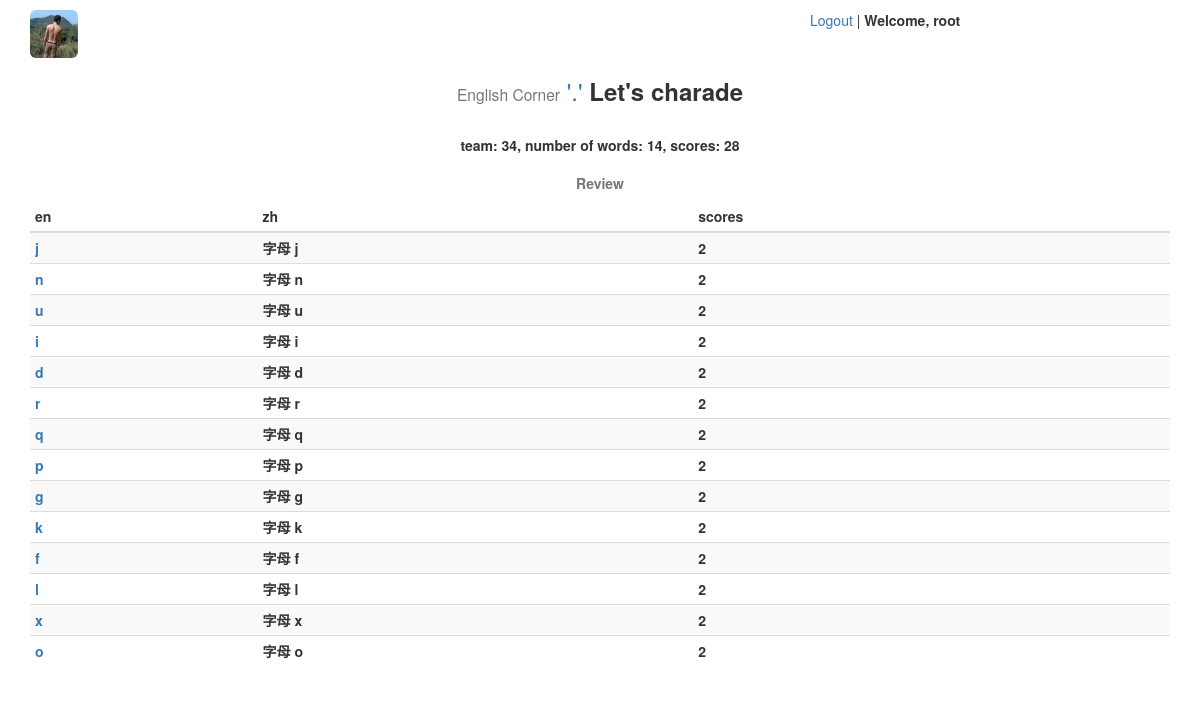
Before: /charade/set/34/play/ (signed in) with the older database file.
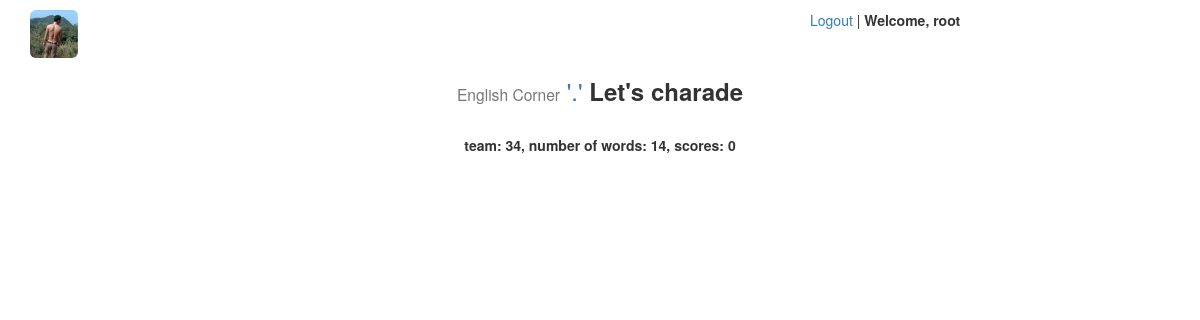
After: the same page with the newer database file.
### charade/models.py (models this page shows, shortened)
@python_2_unicode_compatible
class GameTemporaryTable(models.Model):
    board = models.ForeignKey(GameScoreBoard)
    en = models.CharField('en', max_length=100)
    zh = models.CharField('中文', max_length=100)
    exp = models.TextField('解释', max_length=200, null=True)
    scores = models.IntegerField('得分', default=0)
    used = models.IntegerField('used', default=0)
    vid = models.IntegerField('vid', default=0)

### charade/views.py (the view)
# urls.py: url(r'^set/(?P<board_id>[0-9]+)/play/$', views.game_play, name='game_play'),
def game_play(request, board_id):
    gsb = get_object_or_404(GameScoreBoard, pk=board_id)
    unused_word_list = gsb.gametemporarytable_set.exclude(used=1).order_by('?')[:1]
    if unused_word_list:
        context = {'word_list': unused_word_list}
    else:
        sum_scores = 0
        used_word_list = gsb.gametemporarytable_set.filter(used=1)
        for w in used_word_list:
            sum_scores += w.scores
        gsb.scores = sum_scores
        gsb.dt_end = timezone.now()
        gsb.save()
        msgs = 'team: {0}, number of words: {1}, scores: {2}'.format(board_id, gsb.amount, sum_scores)
        context = {'msgs': msgs,
                   'used_word_list': used_word_list,
                    }
    return render(request, 'charade/play.html', context)

### charade/templates/charade/play.html (shortened to what this page needs)
{% extends 'charade/base.html' %}
{% load staticfiles %}
{% block content %}
{% if msgs %}
    <div class="row">
        <p class="text-center"><strong>{{ msgs }}<strong></p>
    </div>
{% endif %}
{% if used_word_list %}
    <div class="table-responsive">
        <table class="table table-striped table-condensed">
            <caption class="text-center">Review</caption>
            <thead>
                <tr>
                    <th>en</th>
                    <th>zh</th>
                    <th>scores</th>
                </tr>
            </thead>
            <tbody>
            {% for w in used_word_list %}
                <tr>
                    <td><a href="{% url 'charade:explanation' w.vid %}" title="Explanation" target="_blank">{{ w.en }}</a></td>
                    <td>{{ w.zh }}</td>
                    <td>{{ w.scores }}</td>
                </tr>
            {% endfor %}
            </tbody>
        </table>
    </div>
{% else %}
    <div class="row">
    </div>
{% endif %}
{% endblock %}

Changed rows visible on the page:
removed GameTemporaryTable: en "j", zh "字母 j", scores "2"
removed GameTemporaryTable: en "n", zh "字母 n", scores "2"
removed GameTemporaryTable: en "u", zh "字母 u", scores "2"
removed GameTemporaryTable: en "i", zh "字母 i", scores "2"
removed GameTemporaryTable: en "d", zh "字母 d", scores "2"
removed GameTemporaryTable: en "r", zh "字母 r", scores "2"
removed GameTemporaryTable: en "q", zh "字母 q", scores "2"
removed GameTemporaryTable: en "p", zh "字母 p", scores "2"
removed GameTemporaryTable: en "g", zh "字母 g", scores "2"
removed GameTemporaryTable: en "k", zh "字母 k", scores "2"
removed GameTemporaryTable: en "f", zh "字母 f", scores "2"
removed GameTemporaryTable: en "l", zh "字母 l", scores "2"
removed GameTemporaryTable: en "x", zh "字母 x", scores "2"
removed GameTemporaryTable: en "o", zh "字母 o", scores "2"
Other visible differences:
{{ msgs }}: "team: 34, number of words: 14, scores: 28" → "team: 34, number of words: 14, scores: 0"
text no longer shown: "Review en zh scores"
